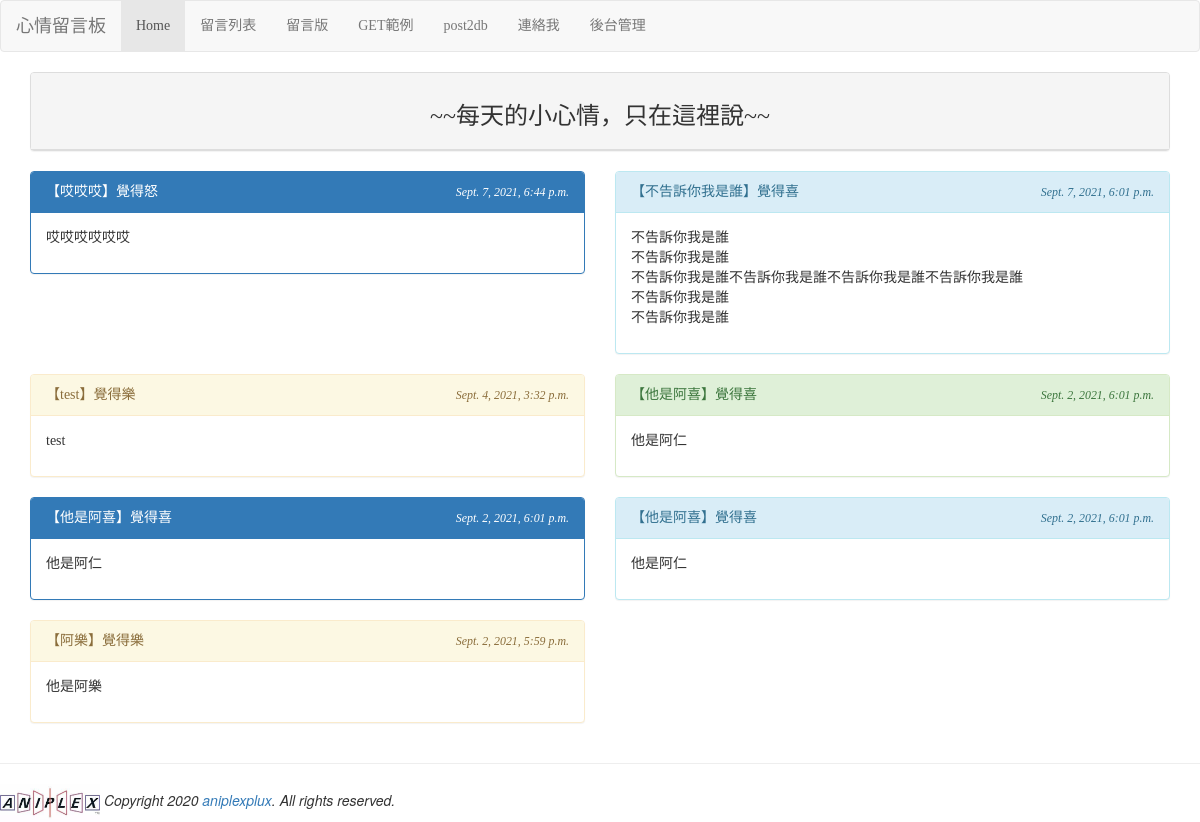
The page /list/ on the database as committed earlier.
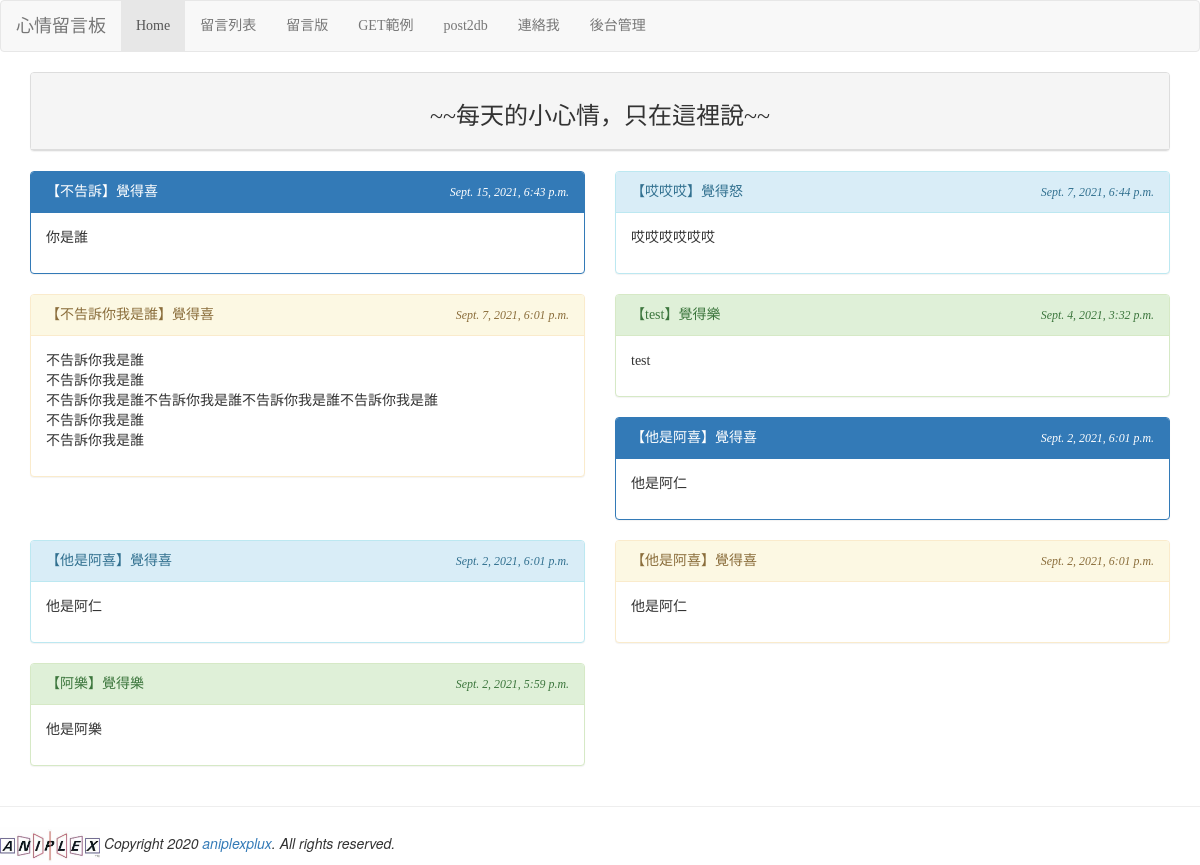
The same page on the database as committed later.
### mysite/models.py (models this page shows, shortened)
class Post(models.Model):
    mood = models.ForeignKey('Mood', on_delete=models.CASCADE)
    nickname = models.CharField(max_length=50, default='不告訴你我是誰')
    message = models.TextField(null=False)
    del_pass = models.CharField(max_length=50)
    pub_time = models.DateTimeField(auto_now=True)
    enabled = models.BooleanField(default=True)

class Mood(models.Model):
    status = models.CharField(max_length=50, null=False)
    def __str__(self):
        return self.status

### mysite/views.py (the view)
# urls.py: path('list/', views.listing),
def listing(request):
    posts = models.Post.objects.filter(enabled=True).order_by('-pub_time')[:150]
    moods = models.Mood.objects.all()
    return render(request, 'listing.html', locals())

### mysite/templates/listing.html (shortened to what this page needs)
{% extends "base.html" %}
{% block content %}
    <div class='container'>
        <div class='row'>
            <div class='col-md-12'>
                <div class='panel panel-default'>
                    <div class='panel-heading' align=center>
                        <h3>~~每天的小心情，只在這裡說~~</h3>
                    </div>
                </div>
            </div>
        </div>
        <div class="row">
            {% for p in posts %}
                <div class="col-sm-12 col-md-6">
                    <div class='panel {%cycle "panel-primary" "panel-info" "panel-warning" "panel-success" %}'>
                        <div class='panel-heading'>
                            <table width='100%'>
                                <tr>
                                    <td>
                                        【{{ p.nickname }}】覺得{{ p.mood }}
                                    </td>
                                    <td align=right>
                                        <i><small>{{ p.pub_time }}</small></i>
                                    </td>
                                </tr>
                            </table>
                        </div>
                        <div class='panel-body'>
                            {{ p.message | linebreaks }}
                        </div>
                    </div>
                </div>
            {% endfor %}
        </div>
    </div>
{% endblock %}

Rows that differ between the two databases and show on the page:
added Post: nickname "不告訴", mood "喜", pub_time "Sept. 15, 2021, 6:43 p.m.", message "你是誰"
